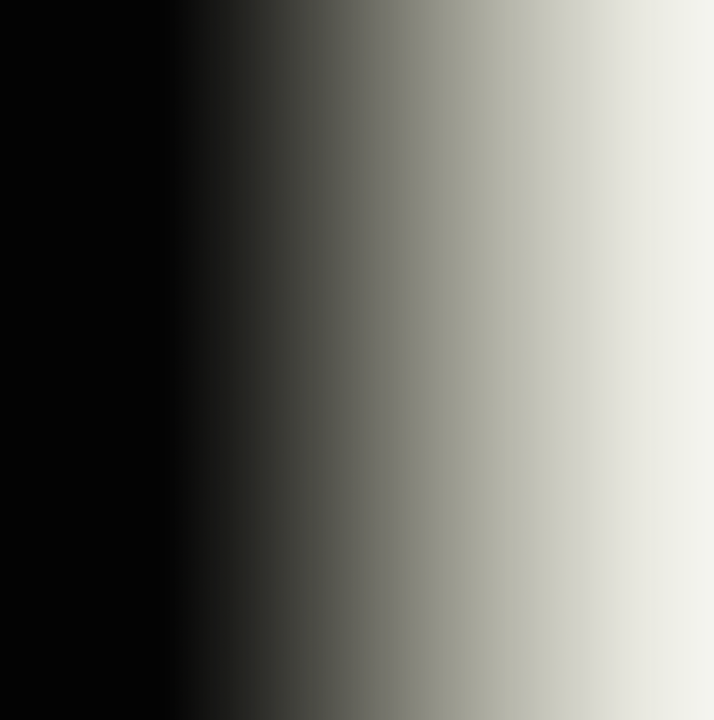
#> input picture OpenCV_tutorial/images/gradient.png, 714 x 720 px
$ python Simple_Thresholding.py
#> lines starting #> are read from the running program, lines starting #| are printed output that depends on the picture; after the words box and inside, x2 and y2 are one past the last pixel; in counts of white or black regions, pixels touching at a corner belong together
import cv2
import numpy as np

img = cv2.imread('images/gradient.png', 0)
#> img: shape (720, 714); min 0, max 243, mean 106.3

# Theresolding Binary
_, th1 = cv2.threshold(img, 127, 255, cv2.THRESH_BINARY) # Jezeli pixele maja wieksza wartosc niz 127 i mniejsza niz 255 to zwraca 1 (czyli bialy), natomiast tam gdzie jest mniejszy od 127 i wiekszy niz 255(niemozliwe) zwraca 0 ( w tym konkretnym przyladzie)
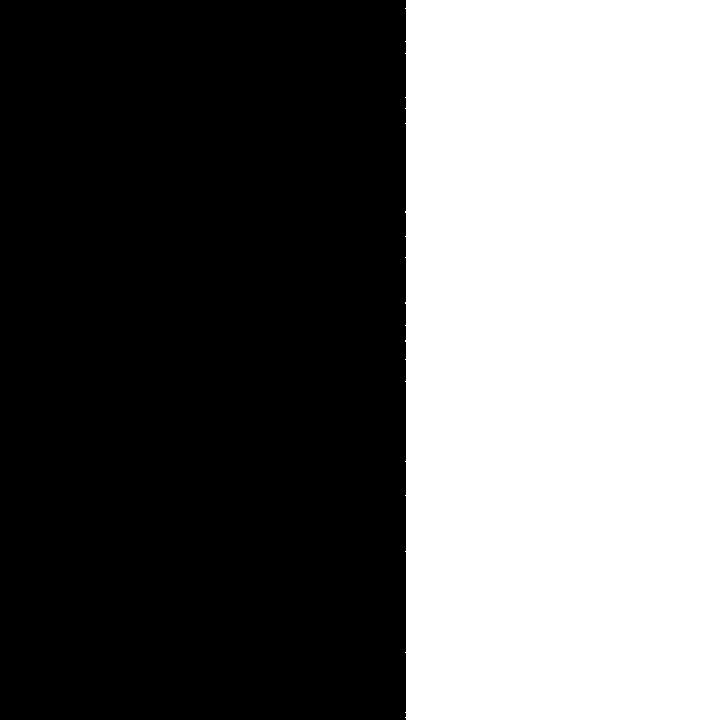
#> th1: shape (720, 714); 43.1% white; 1 white region, box (x1, y1, x2, y2) and area: (405, 0, 714, 720) 221783

_, th2 = cv2.threshold(img, 127, 255, cv2.THRESH_BINARY_INV) # odwrocone dzialanie Theresolding binary

_, th3 = cv2.threshold(img, 127, 255, cv2.THRESH_TRUNC) # Zmienia pixele wieksze od 127 w 127
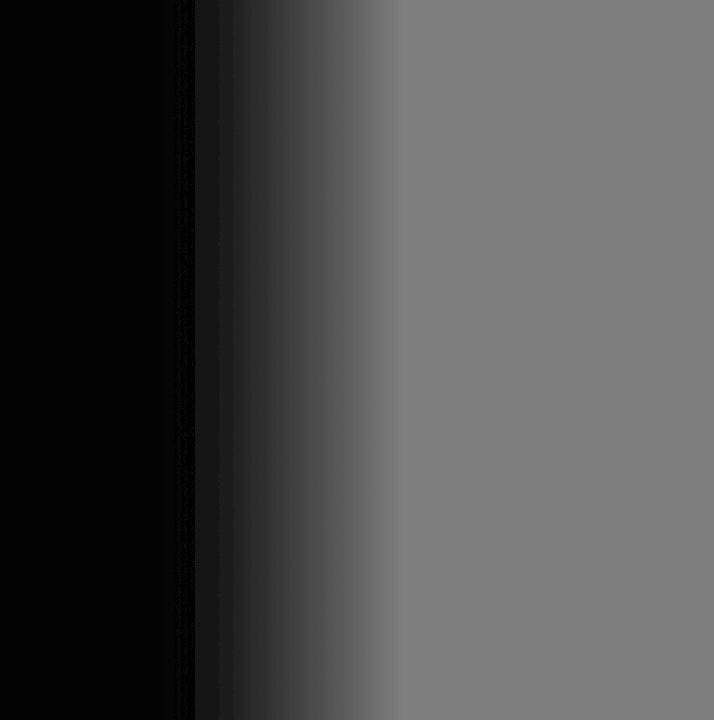
#> th3: shape (720, 714); min 0, max 127, mean 75.9

_, th4 = cv2.threshold(img, 127, 255, cv2.THRESH_TOZERO) # Zmienia pixele mniejsze od 127 w 0, a reszte zostawia bez zmian
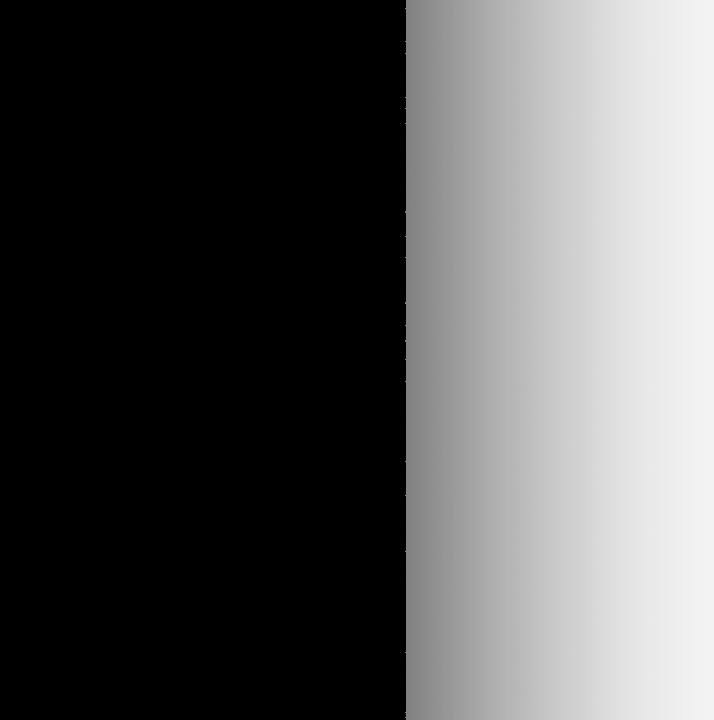
#> th4: shape (720, 714); min 0, max 243, mean 85.2
# Istnieje jeszcze THRESH_TOZERO_INV czyli odwrotnosc

# Adaptive Thresholding
# Obliczny thresolding nie jest globalny dla calego obrazu, tylko liczony jest osobno dla roznych miejsc w obrazie
img1 = cv2.imread('images/sudoku.PNG', 0)
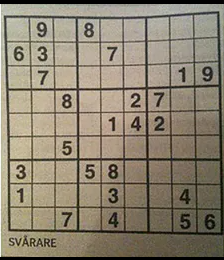
#> input picture OpenCV_tutorial/images/sudoku.PNG, 224 x 260 px
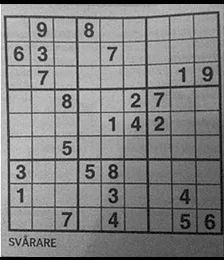
#> img1: shape (260, 224); min 0, max 252, mean 131.6
_, th11 = cv2.threshold(img1, 127, 255, cv2.THRESH_BINARY)
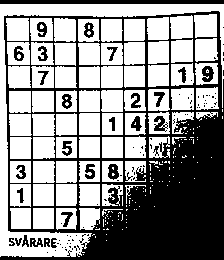
#> th11: shape (260, 224); 59% white; 112 black regions (83 under 20 px), largest, box (x1, y1, x2, y2) and area: (0, 11, 224, 260) 20677, (0, 0, 224, 4) 896, (202, 66, 214, 82) 136
th21 = cv2.adaptiveThreshold(img1, 255, cv2.ADAPTIVE_THRESH_MEAN_C, cv2.THRESH_BINARY, 11, 2)
#> th21: shape (260, 224); 68.5% white; 520 black regions (428 under 20 px), largest, box (x1, y1, x2, y2) and area: (1, 8, 224, 254) 10521, (0, 0, 224, 4) 896, (0, 257, 224, 260) 672
th31 = cv2.adaptiveThreshold(img1, 255, cv2.ADAPTIVE_THRESH_GAUSSIAN_C, cv2.THRESH_BINARY, 11, 2)
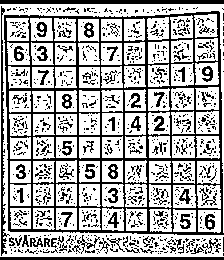
#> th31: shape (260, 224); 67.4% white; black in thin lines or dots


# [5 lines of commented-out code are left out]

cv2.imshow('Image1', img1)
cv2.imshow("th11", th11)
cv2.imshow("th21", th21)
cv2.imshow("th31", th31)


cv2.waitKey(0)
cv2.destroyAllWindows()
